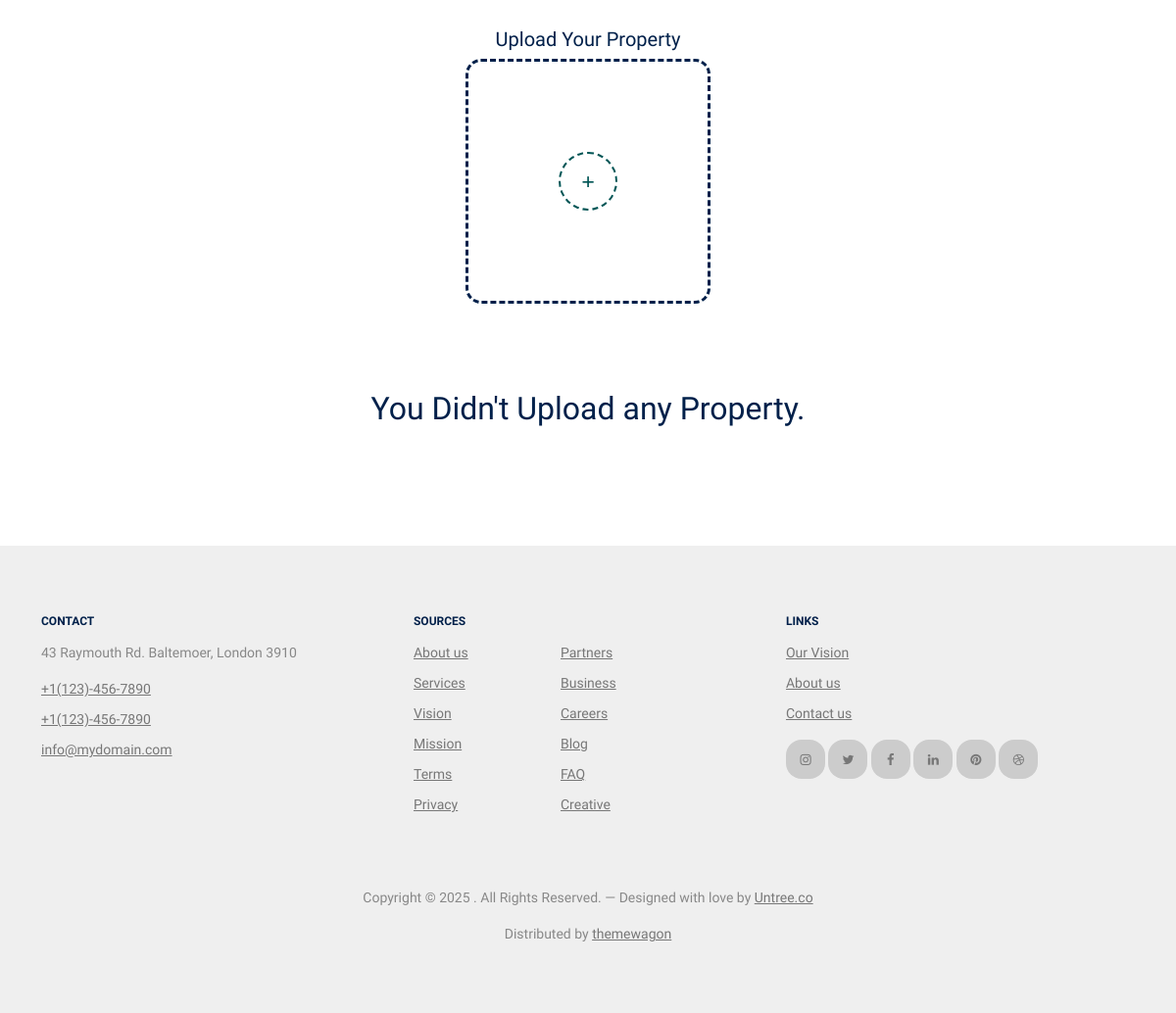
The page /user-panel/main-php/list_property.php (signed in, lower part) on the database as committed earlier.
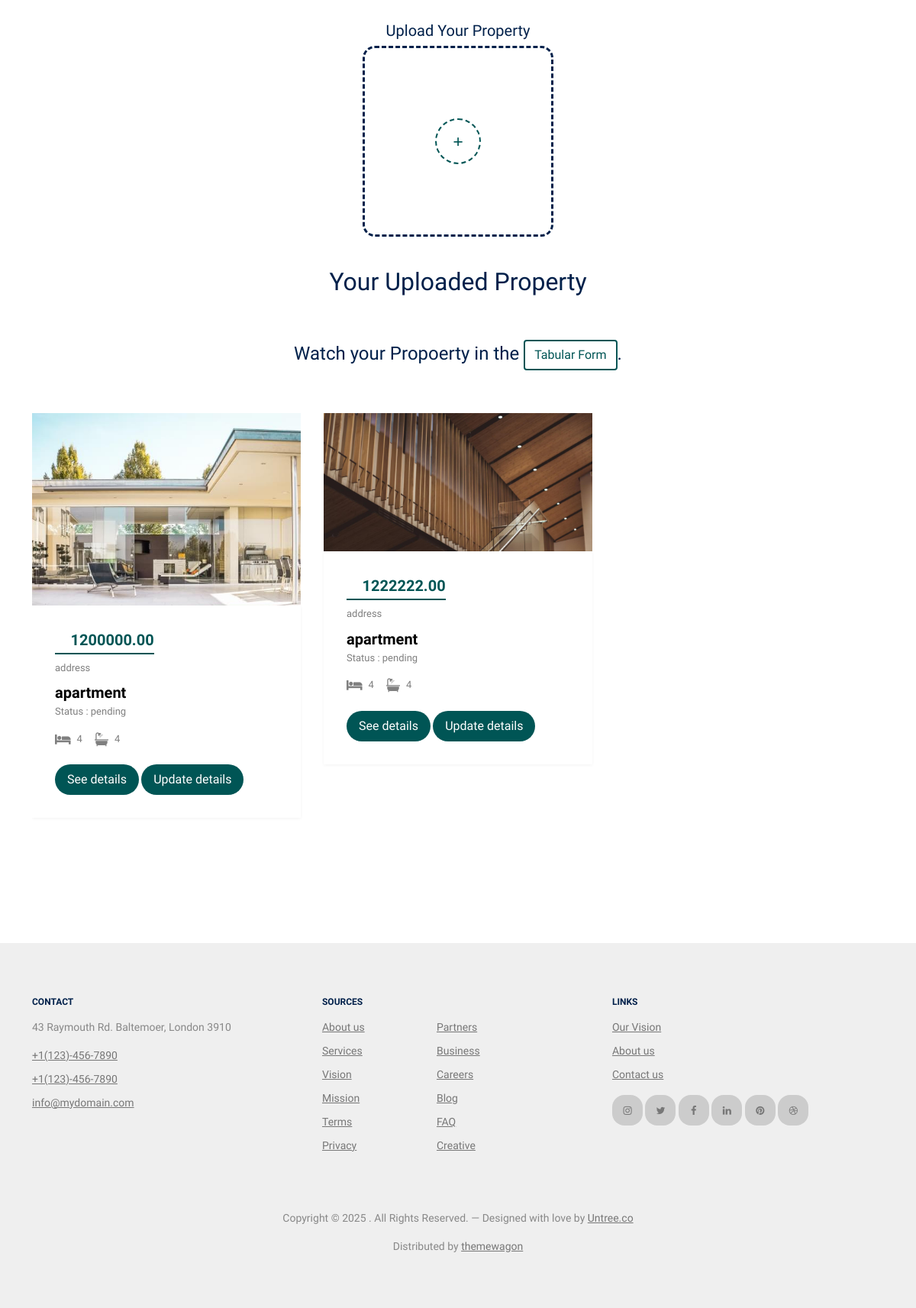
The same page on the database as committed later.
### tables this page shows
CREATE TABLE `tbl_property_images` (
  `img_id` int(11) NOT NULL,
  `property_id` int(11) NOT NULL,
  `image_name` varchar(255) NOT NULL
);

CREATE TABLE `tbl_property_listing` (
  `p_id` int(11) NOT NULL,
  `c_id` int(11) DEFAULT NULL,
  `listingFor` varchar(20) NOT NULL,
  `propertyType` varchar(20) NOT NULL,
  `address` varchar(255) NOT NULL,
  `size` int(11) NOT NULL,
  `bedrooms` int(11) NOT NULL,
  `bathrooms` int(11) NOT NULL,
  `yearBuilt` int(11) NOT NULL,
  `furnishing` varchar(20) NOT NULL,
  `availableFrom` date NOT NULL,
  `price` decimal(10,2) NOT NULL,
  `additionalCosts` varchar(255) DEFAULT NULL,
  `interiorFeatures` text DEFAULT NULL,
  `exteriorFeatures` text DEFAULT NULL,
  `specialFeatures` text DEFAULT NULL,
  `nearbyAmenities` text DEFAULT NULL,
  `accessibility` text DEFAULT NULL,
  `description` text NOT NULL,
  `contactName` varchar(255) NOT NULL,
  `contactNumber` varchar(20) NOT NULL,
  `contactEmail` varchar(255) NOT NULL,
  `req_status` varchar(20) DEFAULT 'pending',
  `createdAt` timestamp NOT NULL DEFAULT current_timestamp(),
  `updatedAt` timestamp NOT NULL DEFAULT current_timestamp() ON UPDATE current_timestamp()
);

### function/function.php (called while the page is built, shortened)
<?php
function fetchData($conn, $tableName, $columns = '*', $where = '', $values = [])
{
    $sql = "SELECT $columns FROM $tableName";
    if ($where != '') {
        $sql .= " WHERE $where";
    }
    $stmt = $conn->prepare($sql);
    if (!empty($values)) {
        $types = '';
        foreach ($values as $value) {
            if (is_int($value)) {
                $types .= 'i';
            } elseif (is_float($value)) {
                $types .= 'd';
            } elseif (is_string($value)) {
                $types .= 's';
            } else {
                $types .= 'b';
            }
        }
        $stmt->bind_param($types, ...$values);
    }
    if ($stmt->execute()) {
        $result = $stmt->get_result();
        $data = [];
        while ($row = $result->fetch_assoc()) {
            $data[] = $row;
        }
    } else {
        die("Execute failed: " . $stmt->error);
    }
    return $data;
}
?>

### globalvar/globalvariable.php (called while the page is built, shortened)
<?php
$upanToUploads = "../../uploads/";
$propImagesToUpan = $upanToUploads . "property_images/";

### user-panel/main-php/list_property.php (the view, shortened to what the changed rows need)
<?php include '../../globalvar/globalvariable.php'; ?>
<?php include $connToPan . 'config.php'; ?>
<?php include $mphpToInc . 'header.php'; ?>
<?php include $funToPan . 'function.php'; ?>
<?php
if (!isset($_SESSION['email'])) {
    $showModal = true;
} else {
    $email = $_SESSION['email'];
}
$table = 'login';
$where1 = 'c_email = ?';
$data1 = fetchData($conn, $table, '*', $where1, [$email]);
foreach ($data1 as $row1) {
    $c_id = $row1['c_id'];
}
?>
<div class="section" id="list">
    <div class="container">
        <?php
        $where = 'c_id = ?';
        $values = [$c_id];
        $data = fetchData($conn, 'tbl_property_listing', '*', $where, $values);
        if (count($data) > 0) {
            ?>
            <div class="row mb-5 align-items-center">
                <div class="col-lg-6 text-center mx-auto">
                    <h2 class="font-weight-bold text-primary heading">
                        Your Uploaded Property
                    </h2>
                </div>
            </div>
            <div class="row my-5">
                <div class="col-12 text-center">
                    <h4 class="card-title">Watch your Propoerty in the <a
                            href="property_list_tbl.php?c_id=<?php echo $c_id; ?>"
                            class="myBtn myBtn-outline-primary-org">Tabular Form</a>.</h4>
                </div>
            </div>
            <div class="row">
                <div class="col-12">
                    <div class="property-slider-wrap">
                        <div class="property-slider">
                            <?php
                            foreach ($data as $row) {
                                $p_id = $row['p_id'];
                                ?>
                                <div class="property-item">
                                    <a href="property-single.php" class="img">
                                        <?php
                                        $where2 = 'property_id = ?';
                                        $values2 = [$p_id];
                                        $data2 = fetchData($conn, 'tbl_property_images', '*', $where2, $values2);
                                        $count = 0;
                                        foreach ($data2 as $row2) {
                                            $count++;
                                            if ($count > 1) {
                                                break;
                                            } else {
                                                ?>
                                                <img src="<?php echo $propImagesToUpan . $row2['image_name']; ?>" alt="Image"
                                                    class="img-fluid" />
                                                <?php
                                            }
                                        }
                                        ?>
                                    </a>
                                    <div class="property-content">
                                        <div class="price mb-2"><span><i class="fa-solid fa-indian-rupee-sign fa-bounce"></i>
                                                <?php echo $row['price']; ?></span></div>
                                        <div>
                                            <span class="d-block mb-2 text-black-50"><?php echo $row['address']; ?></span>
                                            <span class="city d-block"><?php echo $row['propertyType']; ?></span>
                                            <span class="d-block mb-3"> Status : <?php echo $row['req_status']; ?></span>
                                            <div class="specs d-flex mb-4">
                                                <span class="d-block d-flex align-items-center me-3">
                                                    <span class="icon-bed me-2"></span>
                                                    <span class="caption"><?php echo $row['bedrooms']; ?></span>
                                                </span>
                                                <span class="d-block d-flex align-items-center">
                                                    <span class="icon-bath me-2"></span>
                                                    <span class="caption"><?php echo $row['bathrooms']; ?></span>
                                                </span>
                                            </div>
                                            <a href="property-single.php?p_id=<?php echo $p_id; ?>&c_id=<?php echo $c_id; ?>"
                                                class="btn btn-primary py-2 px-3" title="See the Details of the Property">See
                                                details</a>
                                            <a href="property-single-update.php?p_id=<?php echo $p_id; ?>&c_id=<?php echo $c_id; ?>"
                                                class="btn btn-primary py-2 px-3"
                                                title="Update the Details of the Property">Update details</a>
                                        </div>
                                    </div>
                                </div>
                            <?php } ?>
                        </div>
                    </div>
                </div>
            </div>
        <?php } else { ?>
            <div class="row my-5 align-items-center">
                <div class="col-lg-6 text-center mx-auto">
                    <h2 class="font-weight-bold text-primary heading">
                        You Didn't Upload any Property.
                    </h2>
                </div>
            </div>
        <?php } ?>
    </div>
</div>
<?php include $mphpToInc . 'endlinks.php'; ?>

Rows that differ between the two databases and show on the page:
added tbl_property_listing: price "1200000.00", address "address", propertyType "apartment", req_status "pending", bedrooms "4", bathrooms "4"
added tbl_property_images: image_name (picture), shown under "1200000.00"
added tbl_property_listing: price "1222222.00", address "address", propertyType "apartment", req_status "pending", bedrooms "4", bathrooms "4"
added tbl_property_images: image_name (picture), shown under "1222222.00"
Other text that changed with them:
text no longer shown: "You Didn't Upload any Property."
text now shown: "Your Uploaded Property Watch your Propoerty in the Tabular Form ."
